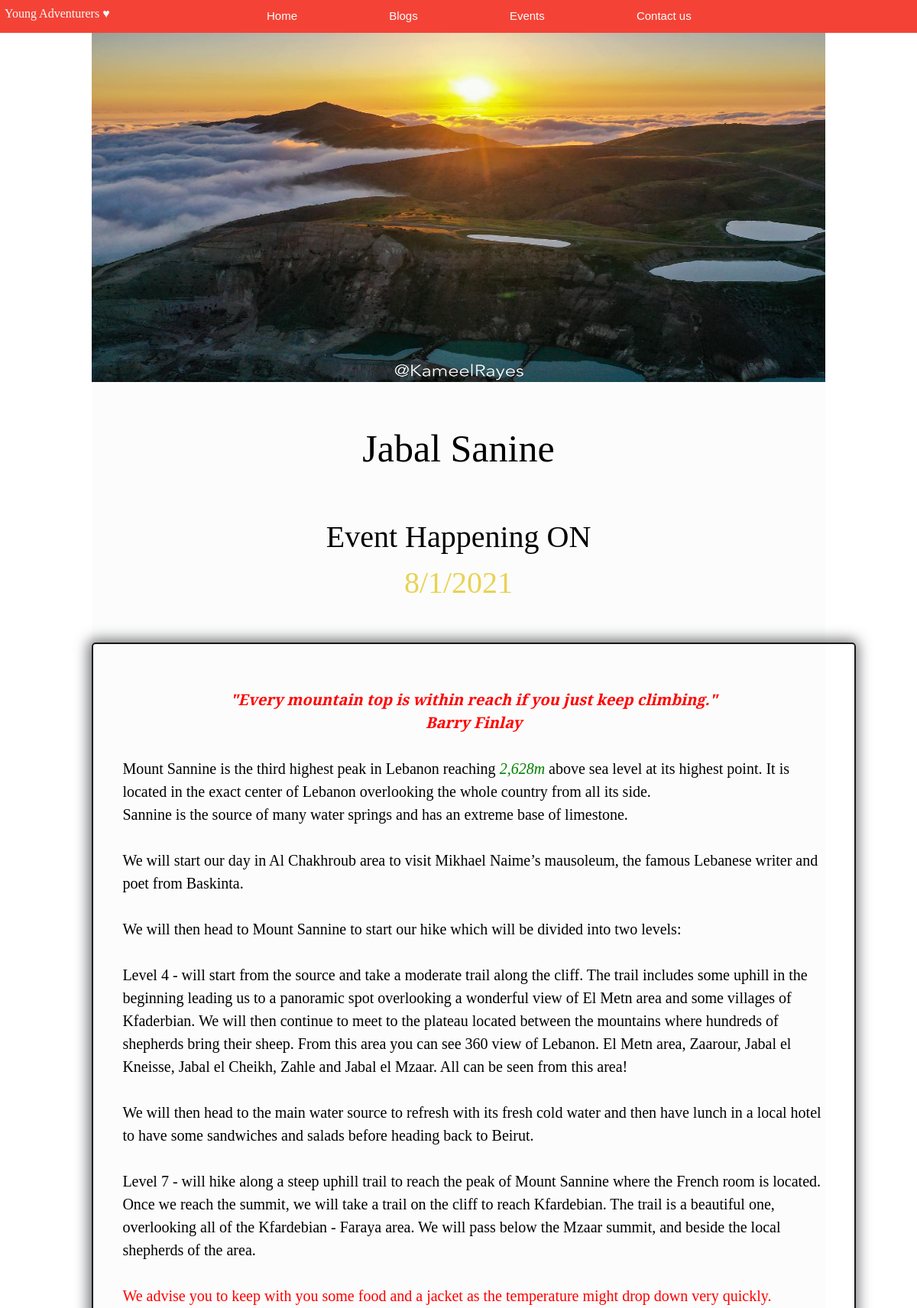
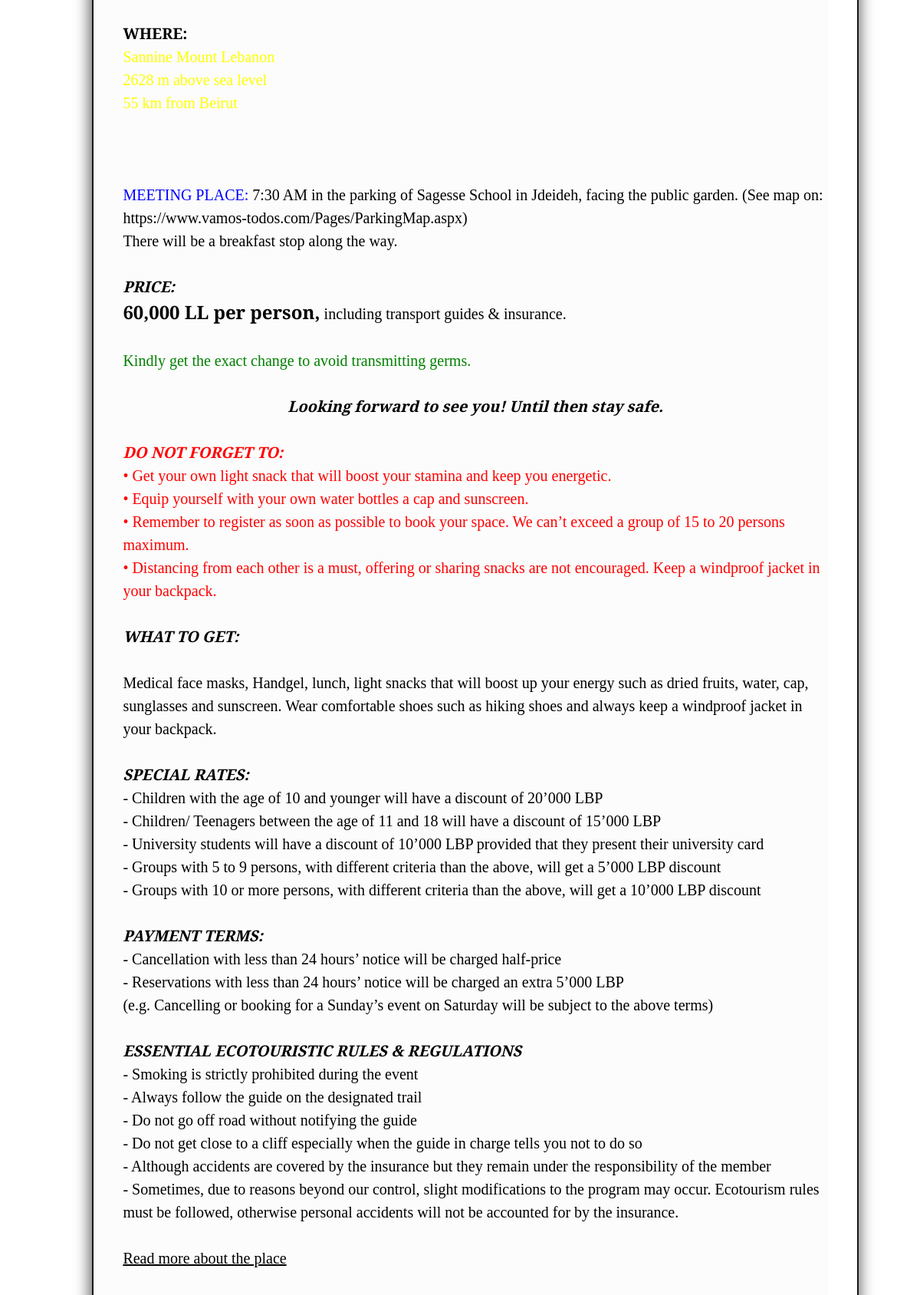
The app's page /desE.php?card=27 (upper part) with its own data (2 pictures, top to bottom).
### tables this page shows
CREATE TABLE `events` (
  `event_id` int(11) NOT NULL,
  `event_name` varchar(100) NOT NULL,
  `post` longblob NOT NULL,
  `image_path` varchar(255) DEFAULT NULL,
  `date` varchar(100) NOT NULL
);

### desE.php (the view, shortened to what this page needs)
<?php require_once "connection.php" ;
?>
<!DOCTYPE html>
<html lang="en">
<head>
    <link rel="stylesheet" href="/css/all.css">
</head>
<body>
<header >
    <div  id="nav" class="w3-bar-item   w3-red">
        <span   class="w3-bar-item   w3-left " id = "logo"> Young Adventurers &#9829; </span>
        <button  class="w3-bar-item   w3-button w3-hover-none w3-text-white w3-hover-text-gray " onclick="openCity('home')">Home</button>
        <button  class="w3-bar-item   w3-button  w3-hover-none w3-text-white w3-hover-text-gray "onclick="openCity('blogs')">Blogs</button>
        <button  class="w3-bar-item  w3-button  w3-hover-none w3-text-white w3-hover-text-gray " onclick="openCity('events')">Events</button>
        <button  id="contacts" class="w3-bar-item   w3-button w3-hover-none w3-text-white w3-hover-text-gray " onclick="openCity('contact')">Contact us</button>
    </div>
</header>
<div class="body">
<?php
 if(isset($_GET['card'])) {
    $id = $_GET['card'];
    $sql = "SELECT * FROM events  WHERE  event_id=$id";
    $events=mysqli_query($con,$sql);
    if ($events->num_rows > 0) {
        $event =mysqli_fetch_assoc($events);}
}
 ?>
 <img  style="width:100%;height:500px" src="<?php echo $event['image_path'];?>" > <br>
 <div class="nc">
<span class="name"><?php echo $event['event_name'];?></span>
</div>
<div class="rate">
<h2 class="stars3"> <span style="color:black;">   Event Happening ON   </span> <br>
  <?php echo $event['date'];?> <br>  </h2>
</div>
<div class="content">
<h4>
 <?php echo base64_decode($event['post']);?> <br>
</h4>
</div>
         </div>
 </body>
 </html>

### w3.css (style rules this page uses)
html { box-sizing:border-box }
*,*:before,*:after { box-sizing:inherit }
html { -ms-text-size-adjust:100%;-webkit-text-size-adjust:100% }
body { margin:0 }
article,aside,details,figcaption,figure,footer,header,main,menu,nav,section { display:block }
a { background-color:transparent }
b,strong { font-weight:bolder }
img { border-style:none }
button,input,select,textarea,optgroup { font:inherit;margin:0 }
button,input { overflow:visible }
button,select { text-transform:none }
button,[type=button],[type=reset],[type=submit] { -webkit-appearance:button }
html,body { font-family:Verdana,sans-serif;font-size:15px;line-height:1.5 }
html { overflow-x:hidden }
h2 { font-size:30px }
h4 { font-size:20px }
h1,h2,h3,h4,h5,h6 { font-family:"Segoe UI",Arial,sans-serif;font-weight:400;margin:10px 0 }
img { vertical-align:middle }
a { color:inherit }
.w3-btn,.w3-button { border:none;display:inline-block;padding:8px 16px;vertical-align:middle;overflow:hidden;text-decoration:none;color:inherit;background-color:inherit;text-align:center;cursor:pointer;white-space:nowrap }
.w3-btn,.w3-button { -webkit-touch-callout:none;-webkit-user-select:none;-khtml-user-select:none;-moz-user-select:none;-ms-user-select:none;user-select:none }
.w3-left { float:left!important }
.w3-red,.w3-hover-red:hover { color:#fff!important;background-color:#f44336!important }
.w3-text-white,.w3-hover-text-white:hover { color:#fff!important }

### front.css (style rules this page uses)
h1, h2, h3, h4, h5, h6 , .name { font-family: 'Cinzel', serif; }
html { top:0px; background-color: rgba(255, 255, 255, 0.103); }
.body { z-index: 1; margin: auto; margin-bottom: 0%; top:0px; width: 80vw; background-color: rgba(168, 175, 162, 0.042); }
#logo { margin: 0.5%; top: 0; color: rgb(245, 250, 250); font-family: "Averia Serif Libre"; font-size: medium; }
#nav { position: fixed; z-index: 999; width: 100%; }
* { box-sizing: border-box; }
button { cursor: pointer; }
.stars3 { color: #e9d253; text-align: center; font-size: 40px; padding:8px; }
.w3-bar-item { text-align: center; }
.w3-bar-item button { padding: 10px; margin-right: 8%; }
.name { font-size: 50px; }
.nc { text-align: center; padding-top: 50px; }
.rate { margin:40px; }
.content { margin: auto; border: 2px solid rgb(24, 23, 23); border-radius: 5px; width: 1000px; padding:4%; margin-bottom: 5%; box-shadow: -1px 0px 17px 4px rgba(72, 74, 77, 0.75); }

### desE.php (style rules this page uses)
#nav { position: absolute; width: 100%; }

### records on screen
events: image_path (picture), event_name "Jabal Sanine", date "8/1/2021", post "\"Every mountain top is within reach if you just keep climbing.\" Barry Finlay Mount Sannine is the third highest peak in Lebanon reaching 2,628m above sea level at its highest point. It is located in the exact center of Lebanon overlooking the whole country from all its side. Sannine is the source of many water springs and has an extreme base of limestone. We will start our day in Al Chakhroub area to visit Mikhael Naime’s mausoleum, the famous Lebanese writer and poet from Baskinta. We will then head to Mount Sannine to start our hike which will be divided into two levels: Level 4 - will start from the source and take a moderate trail along the cliff. The trail includes some uphill in the…"
